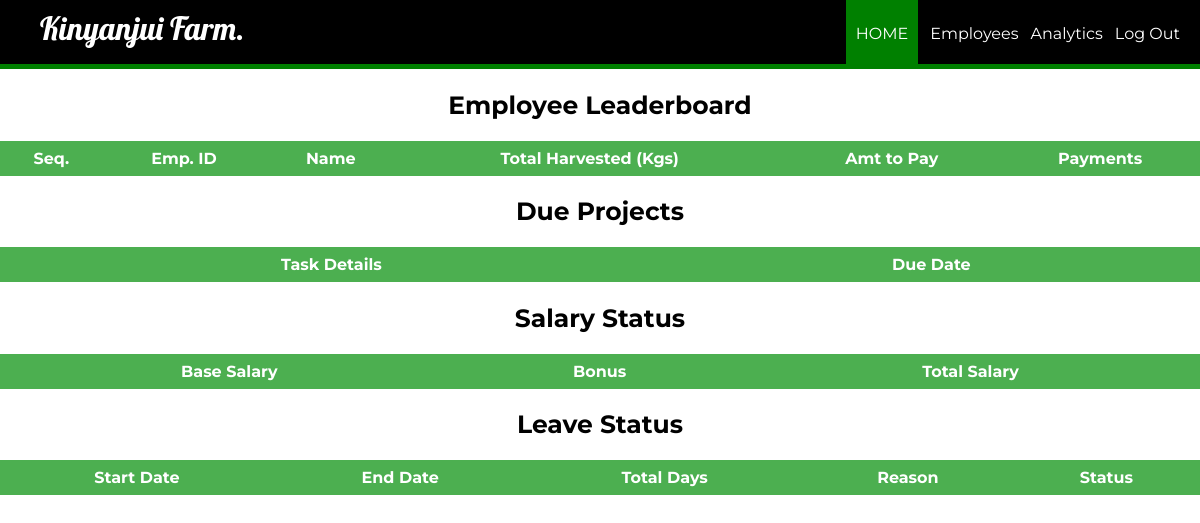
/manager/managerHome.php?id=116, run on an earlier commit of the app's database.
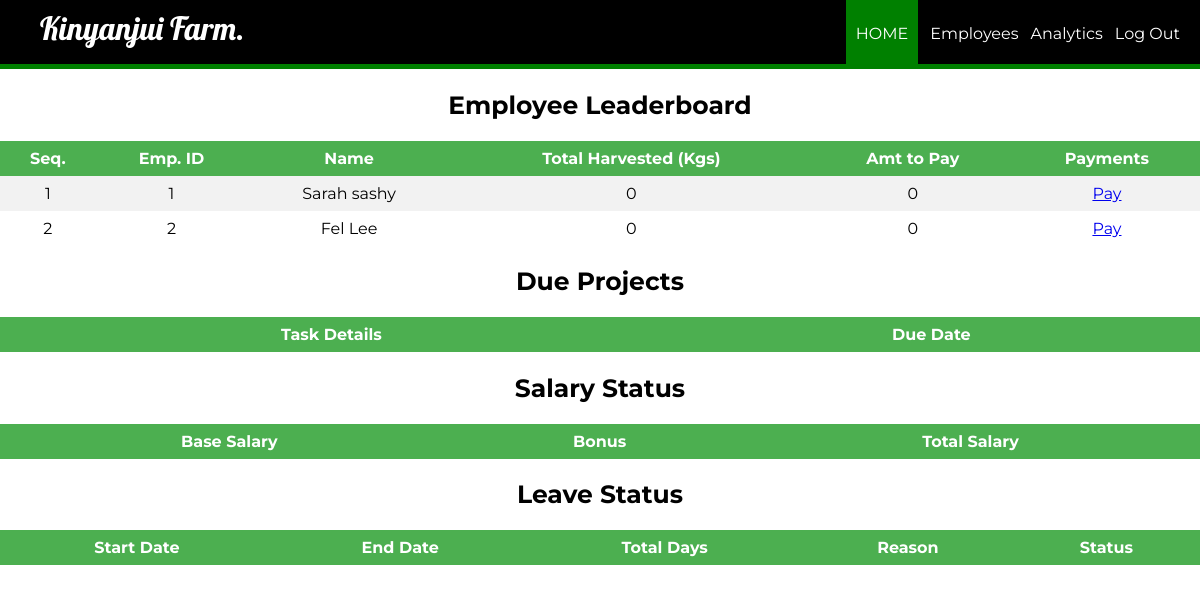
And on a later commit of the database.
### tables this page shows
CREATE TABLE `employee_salary` (
  `eid` int(11) NOT NULL,
  `total_kgs_harvested` int(11) DEFAULT 0,
  `total_amt_payable` int(11) NOT NULL
);

CREATE TABLE `employee` (
  `id` int(11) NOT NULL,
  `firstName` varchar(100) NOT NULL,
  `lastName` varchar(100) NOT NULL,
  `national_id` int(100) NOT NULL,
  `birthday` date NOT NULL,
  `gender` varchar(10) NOT NULL,
  `contact` varchar(20) NOT NULL,
  `address` varchar(100) DEFAULT NULL,
  `dept` varchar(100) NOT NULL,
  `status` varchar(100) NOT NULL,
  `pic` text NOT NULL
);

### manager/managerHome.php (the view, shortened to what this page needs)
<?php
	require_once ('../process/dbh.php');
	$id = (isset($_GET['id']) ? $_GET['id'] : '');
	$sql = "SELECT id, firstName, lastName,  total_kgs_harvested FROM employee, employee_salary WHERE employee_salary.eid = employee.id order by employee_salary.total_kgs_harvested desc";
$result = mysqli_query($conn, $sql);
?>
<html>
<head>
	<link rel="stylesheet" type="text/css" href="../stylescss/manager_login_style.css">
</head>
<body>
	<header>
		<nav>
			<h1>Kinyanjui Farm.</h1>
			<ul id="navli">
			    <li><a class="homered" href="managerHome.php?id=<?php echo $id?>"">HOME</a></li>
                <li><a class="homeblack" href="managerEmployee.php?id=<?php echo $id?>"">Employees</a></li>
				<li><a class="homeblack" href="../Analytics/managerAnalytics.php?id=<?php echo $id?>"">Analytics</a></li>
				<li><a class="homeblack" href="managerlogin.html">Log Out</a></li>
			</ul>
		</nav>
	</header>
	<div class="divider"></div>
	<div id="divimg">
	<div>
		    	<h2 style="font-family: 'Montserrat', sans-serif; font-size: 25px; text-align: center;">Employee Leaderboard </h2>
    	<table>
			<tr bgcolor="#000">
				<th align = "center">Seq.</th>
				<th align = "center">Emp. ID</th>
				<th align = "center">Name</th>
				<th align = "center">Total Harvested (Kgs)</th>
				<th align = "center">Amt to Pay</th>
				<th align = "center">Payments</th>
			</tr>
			<?php
				$seq = 1;
				while ($employee = mysqli_fetch_assoc($result)) {
					echo "<tr>";
					echo "<td>".$seq."</td>";
					echo "<td>".$employee['id']."</td>";
					echo "<td>".$employee['firstName']." ".$employee['lastName']."</td>";
					echo "<td>".$employee['total_kgs_harvested']."</td>";
					$total_kgs_harvestedMultiplied = $employee['total_kgs_harvested'] * 8;
					echo "<td>" . $total_kgs_harvestedMultiplied . "</td>";
					echo "<td><a href=\"employeePayment.php?id=$employee[id]\">Pay</a></td>";
					$seq+=1;
				}
			?>
		</table>
    	<h2 style="font-family: 'Montserrat', sans-serif; font-size: 25px; text-align: center;">Due Projects</h2>
    	<table>
			<tr>
				<th align = "center">Task Details</th>
				<th align = "center">Due Date</th>
			</tr>
		</table>
		<h2 style="font-family: 'Montserrat', sans-serif; font-size: 25px; text-align: center;">Salary Status</h2>
    	<table>
			<tr>
				<th align = "center">Base Salary</th>
				<th align = "center">Bonus</th>
				<th align = "center">Total Salary</th>
			</tr>
		</table>
		<h2 style="font-family: 'Montserrat', sans-serif; font-size: 25px; text-align: center;">Leave Status</h2>
    	<table>
			<tr>
				<th align = "center">Start Date</th>
				<th align = "center">End Date</th>
				<th align = "center">Total Days</th>
				<th align = "center">Reason</th>
				<th align = "center">Status</th>
			</tr>
		</table>
<br>
<br>
<br>
<br>
<br>
	</div>
	</div>
</body>
</html>

What changed in the data, as far as the page shows it:
added employee_salary: eid "1", eid.firstName "Sarah", eid.lastName "sashy", total_kgs_harvested "0"
added employee_salary: eid "2", eid.firstName "Fel", eid.lastName "Lee", total_kgs_harvested "0"
